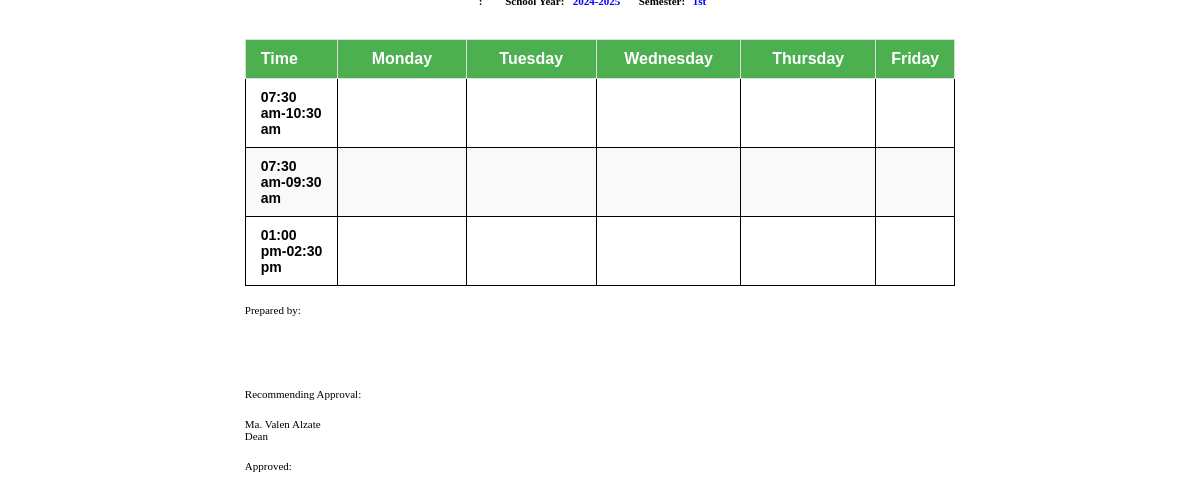
Screenshot of /pages/class_sched.php (signed in) with the database file from the repository.
### tables this page shows
CREATE TABLE `time` (
  `time_id` int(11) NOT NULL,
  `time_start` time NOT NULL,
  `time_end` time NOT NULL,
  `days` varchar(15) NOT NULL
);

CREATE TABLE `signatories` (
  `sign_id` int(11) NOT NULL,
  `member_id` int(11) NOT NULL,
  `seq` int(2) NOT NULL,
  `set_by` int(11) NOT NULL
);

CREATE TABLE `member` (
  `member_id` int(11) NOT NULL,
  `member_last` varchar(30) NOT NULL,
  `member_first` varchar(30) NOT NULL,
  `member_rank` varchar(50) NOT NULL,
  `member_salut` varchar(30) NOT NULL,
  `dept_code` varchar(10) NOT NULL,
  `designation_id` int(11) NOT NULL,
  `program_code` varchar(10) NOT NULL,
  `username` varchar(30) NOT NULL,
  `password` varchar(50) NOT NULL,
  `status` varchar(10) NOT NULL
);

CREATE TABLE `designation` (
  `designation_id` int(11) NOT NULL,
  `designation_name` varchar(100) NOT NULL
);

### dist/includes/report_body.php (the view, shortened to what this page needs)
<table style="width:100%;float:left">
    <thead>
        <tr>
            <th class="first">Time</th>
            <th>Monday</th>
            <th>Tuesday</th>
            <th>Wednesday</th>
            <th>Thursday</th>
            <th>Friday</th>
        </tr>
    </thead>
    <?php
	$query = mysqli_query($con, "SELECT * FROM time WHERE days='mtwthf' ORDER BY time_start") or die(mysqli_error($con));
	while ($row = mysqli_fetch_array($query)) {
		$start = date("h:i a", strtotime($row['time_start']));
		$end = date("h:i a", strtotime($row['time_end']));
	?>
    <tr>
        <td class="first"><?php echo $start . "-" . $end; ?></td>
        <?php
			$days = ['m', 't', 'w', 'th', 'f'];
			foreach ($days as $day) {
				echo "<td>";
				echo "</td>";
			}
			?>
    </tr>
    <?php } ?>
</table>

### dist/includes/report_footer.php (shortened to what this page needs)
<div style="clear:both;"><br></div>
<span>Prepared by:</span><br><br>
<?php
			include('../dist/includes/dbcon.php');
			$id=$_SESSION['id'];
			$query=mysqli_query($con,"select * from signatories natural join member natural join designation where seq='1' and set_by='$id'")or die(mysqli_error($con));
				 $row=mysqli_fetch_array($query);
				 echo "<span>$row[member_first] $row[member_last]</span><br>";
?>
<br><br>
<span>Recommending Approval:</span><br><br>
<?php
			$query=mysqli_query($con,"select * from signatories natural join member natural join designation where seq='2' and set_by='$id'")or die(mysqli_error($con));
				 $row=mysqli_fetch_array($query);
			$query=mysqli_query($con,"select * from signatories natural join member natural join designation where seq='3' and set_by='$id'")or die(mysqli_error($con));
				 $row1=mysqli_fetch_array($query);
				 echo "<span>$row[member_first] $row[member_last]</span>";
				 echo "<span style='position:absolute;left:400px'>$row1[member_first] $row1[member_last]</span><br>";
				 echo "<span>$row[designation_name]</span>";
?>
<br><br>
<span>Approved:</span><br><br>
<?php
			$query=mysqli_query($con,"select * from signatories natural join member natural join designation where seq='4' and set_by='$id'")or die(mysqli_error($con));
				 $row=mysqli_fetch_array($query);
				 echo "<span>$row[member_first] $row[member_last]</span><br>";
?>

### dist/includes/report_header.php (style rules this page uses)
span { font-size: 11px!important; }
table td,th { border: 1px solid black; }
table { border-collapse:collapse; text-align:center; font-size:9px; }
tr { height:45px; }
thead tr { height:5px!important; }
.first { width:50px }
th { width:25% }

### dist/includes/report_body.php (style rules this page uses)
table { width: 100%; border-collapse: collapse; font-family: Arial, sans-serif; margin-top: 20px; }
th, td { padding: 10px 15px; text-align: center; font-size: 14px; border: 1px solid #ddd; }
th { background-color: #4CAF50; color: white; font-size: 16px; }
tr:nth-child(even) { background-color: #f9f9f9; }
.first { font-weight: bold; text-align: left; }

### rows the page displays
time: time_start "07:30 am", time_end "10:30 am"
time: time_start "07:30 am", time_end "09:30 am"
time: time_start "01:00 pm", time_end "02:30 pm"
signatories: member.member_first "Ma. Valen", member.member_last "Alzate", designation.designation_name "Dean"
